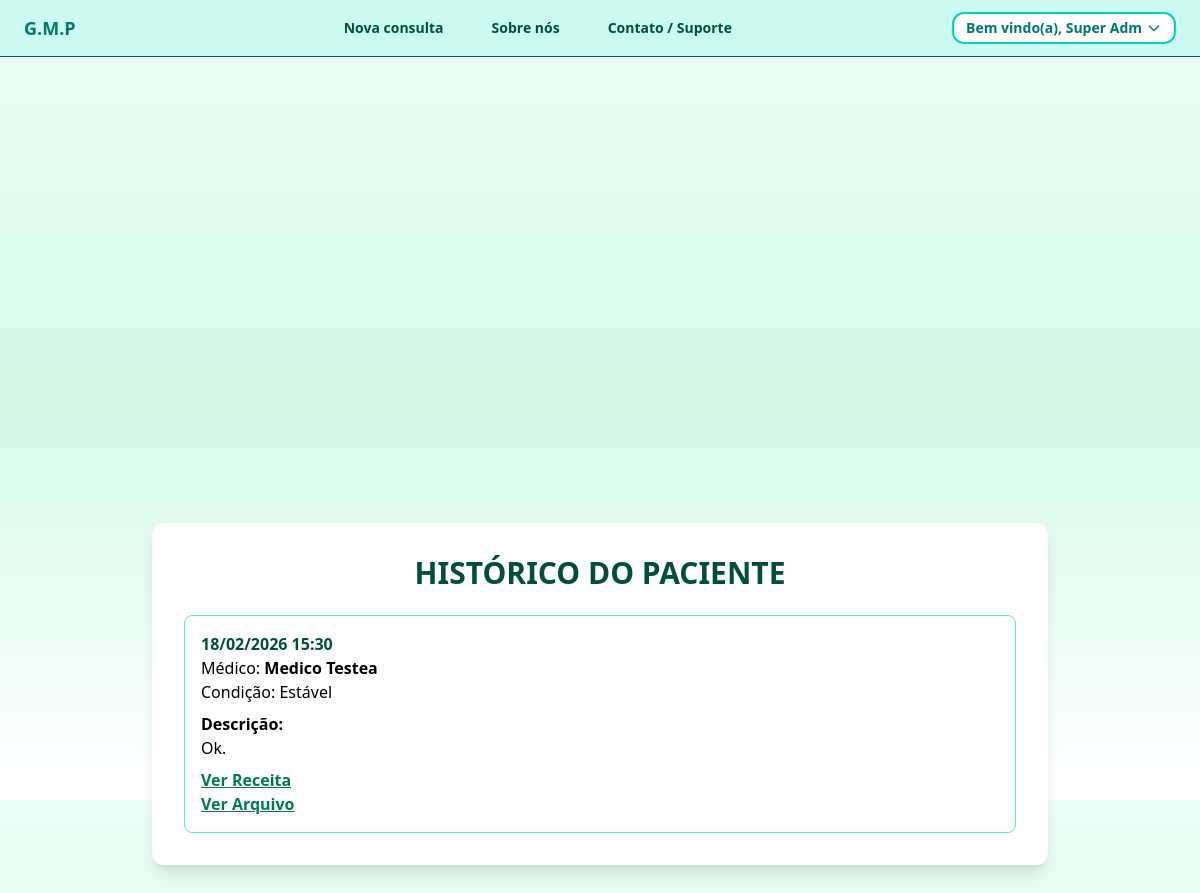
Page /consultas/historico/3/ (signed in) on the committed database.
### gmp/usuarios/models.py (models this page shows, shortened)
class CustomUser(AbstractBaseUser, PermissionsMixin):
    ROLE_CHOICES = [
        ('paciente', 'Paciente'),
        ('medico', 'Médico'),
        ('superadm', 'Super Administrador'),
    ]
    QUEIXA_CHOICES = [
        ('depressao', 'Depressão'),
        ('ansiedade', 'Ansiedade'),
        ('tag', 'TAG'),
        ('toc', 'TOC'),
        ('bipolaridade', 'Bipolaridade'),
        ('esquizofrenia', 'Esquizofrenia'),
        ('outros', 'Outros'),
    ]
    nome = models.CharField(max_length=255, blank=True, null=True)
    email = models.EmailField(unique=True, blank=False, null=False)
    idade = models.PositiveIntegerField(blank=True, null=True)
    queixa = models.CharField(max_length=25, choices=QUEIXA_CHOICES, default='depressao')
    role = models.CharField(max_length=20, choices=ROLE_CHOICES, default='paciente')
    telefone = models.CharField(max_length=20, blank=True, null=True)
    origem = models.CharField(max_length=50, blank=True)
    foto_perfil = models.ImageField(upload_to='foto_perfil/', blank=True, null=True)
    is_active = models.BooleanField(default=True)
    is_staff = models.BooleanField(default=False)
    date_joined = models.DateTimeField(default=timezone.now)
    USERNAME_FIELD = 'email'
    REQUIRED_FIELDS = []
    objects = CustomUserManager()

### gmp/consultas/models.py (models this page shows, shortened)
class AgendamentoConsulta(models.Model):
    STATUS_CHOICES = [
        ('marcada', 'Marcada'),
        ('realizada', 'Realizada'),
        ('cancelada', 'Cancelada'),
        ('nao_realizada', 'Não Realizada'),
    ]
    paciente = models.ForeignKey(
        User,
        on_delete=models.CASCADE,
        related_name='consultas_como_paciente'
    )
    medico = models.ForeignKey(
        User,
        on_delete=models.CASCADE,
        related_name='consultas_como_medico'
    )
    data_hora = models.DateTimeField()
    status = models.CharField(
        max_length=15,
        choices=STATUS_CHOICES,
        default='marcada'
    )
    cancelado_por = models.ForeignKey(
        settings.AUTH_USER_MODEL,
        null=True,
        blank=True,
        on_delete=models.SET_NULL,
        related_name='cancelamentos_realizados'
    )
    criado_em = models.DateTimeField(auto_now_add=True)
    atualizado_em = models.DateTimeField(auto_now=True)
    cancelado_em = models.DateTimeField(null=True, blank=True)
    class Meta:
        unique_together = [
            ('medico', 'data_hora'),
            ('paciente', 'data_hora')
        ]
        ordering = ['-data_hora']

class Consulta(models.Model):
    CONDICAO_PACIENTE_CHOICES = [
        ('estavel', 'Estável'),
        ('instavel', 'Instável'),
        ('critica', 'Crítica'),
    ]
    agendamento = models.OneToOneField(
        AgendamentoConsulta,
        on_delete=models.CASCADE,
        related_name='consulta'
    )
    condicao_paciente = models.CharField(
        max_length=15,
        choices=CONDICAO_PACIENTE_CHOICES
    )
    descricao = models.TextField(max_length=1000)
    receita = models.FileField(
        upload_to='consulta_receita/',
        blank=True,
        null=True
    )
    arquivo = models.FileField(
        upload_to='consulta_arquivo/',
        blank=True,
        null=True
    )
    protocolo = models.UUIDField(
        default=uuid.uuid4,
        editable=False,
        unique=True
    )
    criado_em = models.DateTimeField(auto_now_add=True)

### gmp/consultas/views.py (the view)
# urls.py: path('historico/<int:paciente_id>/', views.historico_paciente, name='historico_paciente'),
@login_required
def historico_paciente(request, paciente_id):
    if not medico_ou_superadmin(request.user):
        raise PermissionDenied
    consultas = AgendamentoConsulta.objects.filter(
        paciente_id=paciente_id,
        status='realizada'
    )
    return render(request, 'gmp/historico_paciente.html', {
        'consultas': consultas
    })

### gmp/consultas/views.py (called while the page is built)
def medico_ou_superadmin(user):
    return user.is_authenticated and user.role in ['medico', 'superadm']

### gmp/consultas/templates/gmp/historico_paciente.html
{% extends "main.html" %}
{% block body %}
<div class="min-h-screen pt-2 flex items-center justify-center">
  <div class="w-full max-w-4xl bg-white rounded-xl shadow-lg p-8">
    <h2 class="text-3xl font-semibold text-center text-emerald-900 mb-6">
      HISTÓRICO DO PACIENTE
    </h2>
    {% if consultas %}
      <div class="space-y-4">
        {% for consulta in consultas %}
          <div class="border border-emerald-300 rounded-lg p-4">
            <p class="font-semibold text-emerald-900">
              {{ consulta.data_hora|date:"d/m/Y H:i" }}
            </p>
            <p>
              Médico:
              <span class="font-semibold">
                {{ consulta.medico.nome }}
              </span>
            </p>
            {% if consulta.consulta %}
              <p>
                Condição:
                {{ consulta.consulta.get_condicao_paciente_display }}
              </p>
              <p class="mt-2">
                <span class="font-semibold">Descrição:</span><br>
                {{ consulta.consulta.descricao }}
              </p>
              {% if consulta.consulta.receita %}
                <p class="mt-2">
                  <a href="{{ consulta.consulta.receita.url }}"
                     target="_blank"
                     class="text-emerald-700 underline font-semibold">
                    Ver Receita
                  </a>
                </p>
              {% endif %}
              {% if consulta.consulta.arquivo %}
                <p>
                  <a href="{{ consulta.consulta.arquivo.url }}"
                     target="_blank"
                     class="text-emerald-700 underline font-semibold">
                    Ver Arquivo
                  </a>
                </p>
              {% endif %}
            {% endif %}
          </div>
        {% endfor %}
      </div>
    {% else %}
      <p class="text-center text-gray-600">
        Nenhuma consulta realizada para este paciente.
      </p>
    {% endif %}
  </div>
</div>
{% endblock body %}

### templates/main.html (shortened to what this page needs)
<!DOCTYPE html>
<html lang="pt-br" class="scroll-smooth">
<head>
    <script src="https://unpkg.com/@tailwindcss/browser@4"></script>
</head>
<body class="pt-16 min-h-screen bg-gradient-to-b from-emerald-50 via-emerald-100 to-emerald-150">
<header class="fixed top-0 inset-x-0 z-50 bg-teal-100 border-b border-teal-800">
    <nav class="flex items-center justify-between px-6 py-3">
        <div class="flex items-center gap-6">
            <a href="{% url 'home' %}" class="text-teal-700 font-extrabold text-lg">
                G.M.P
            </a>
        </div>
        <div class="ml-12 flex gap-12 text-sm font-semibold text-emerald-900">
            {% if request.user.is_authenticated and request.user.role != 'medico' %}
                <a href="{% url 'marcar_consulta' %}" class="hover:text-emerald-600 transition">
                    Nova consulta
                </a>
            {% endif %}
            {% if request.resolver_match.url_name == 'home' %}
                <a href="#sobre" class="hover:text-emerald-600 transition">
                    Sobre nós
                </a>
            {% else %}
                <a href="{% url 'home' %}#sobre" class="hover:text-emerald-600 transition">
                    Sobre nós
                </a>
            {% endif %}
            {% if request.resolver_match.url_name == 'home' %}
                <a href="#contato" class="hover:text-emerald-600 transition">
                    Contato / Suporte
                </a>
            {% else %}
                <a href="{% url 'home' %}#contato" class="hover:text-emerald-600 transition">
                    Contato / Suporte
                </a>
            {% endif %}
        </div>
        <div class="relative">
            {% if request.user.is_authenticated and request.user.is_staff %}
                <button id="userMenuButton"
                    class="flex cursor-pointer items-center gap-1 bg-white border-2 border-teal-400 rounded-xl px-3 py-1 text-sm font-semibold text-teal-700 hover:bg-teal-50">
                    Bem vindo(a), {{ request.user.nome }}
                    <svg class="w-4 h-4" fill="none" stroke="currentColor" stroke-width="2" viewBox="0 0 24 24">
                        <path stroke-linecap="round" stroke-linejoin="round" d="M19 9l-7 7-7-7"/>
                    </svg>
                </button>
            {% else %}
                {% if request.resolver_match.url_name == 'home' %}
                    <a href="{% url 'login' %}" class="bg-white border-2 border-teal-400 rounded-xl px-3 py-1 text-sm font-semibold text-teal-700 hover:bg-teal-50">
                        LOGIN
                    </a>
                {% endif %}
            {% endif %}
        </div>
    </nav>
</header>
<main>
    {% block body %}{% endblock body %}
</main>
</body>
</html>

### rows in the picture
CustomUser: user.nome "Super Adm"
AgendamentoConsulta: data_hora "18/02/2026 15:30", medico.nome "Medico Testea", consulta.condicao_paciente "Estável", consulta.descricao "Ok."
